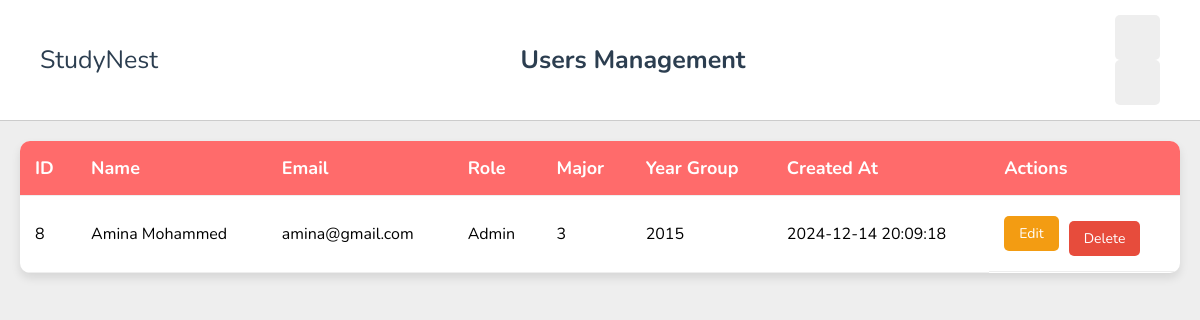
/manaUsers.php (signed in), run on the app's committed database.
### tables this page shows
CREATE TABLE `users` (
  `userId` int(11) NOT NULL,
  `firstName` varchar(50) DEFAULT NULL,
  `lastName` varchar(50) DEFAULT NULL,
  `email` varchar(100) DEFAULT NULL,
  `password` varchar(255) DEFAULT NULL,
  `roleId` int(11) NOT NULL,
  `majorId` int(11) DEFAULT NULL,
  `yearGroup` int(11) DEFAULT NULL,
  `created_at` timestamp NOT NULL DEFAULT current_timestamp(),
  `updated_at` timestamp NOT NULL DEFAULT current_timestamp() ON UPDATE current_timestamp()
);

### manaUsers.php (the view, shortened to what this page needs)
<?php
include './db/db_connect.php';
$stmt = $conn->prepare("SELECT userId, firstName, lastName, email, roleId, majorId, yearGroup, created_at FROM users ORDER BY created_at DESC");
$stmt->execute();
$result = $stmt->get_result();
$users = $result->fetch_all(MYSQLI_ASSOC);
?>
<!DOCTYPE html>
<html lang="en">
<head>
    <link rel="stylesheet" href="./css/style.css">
</head>
<body>
    <header class="header">
        <section class="flex">
            <a href="admin_dashboard.php" class="logo">StudyNest</a>
            <h1 style="font-size: 2.5rem; color: var(--black);">Users Management</h1>
            <div class="icons">
                <div id="menu-btn" class="fas fa-bars"></div>
                <div id="toggle-btn" class="fas fa-sun"></div>
            </div>
        </section>
    </header>
    <div class="container">
        <h1 style="font-size: 3rem; margin: 2rem; color: var(--black);">Manage Users</h1>
        <table class="users-table">
            <thead>
                <tr>
                    <th>ID</th>
                    <th>Name</th>
                    <th>Email</th>
                    <th>Role</th>
                    <th>Major</th>
                    <th>Year Group</th>
                    <th>Created At</th>
                    <th>Actions</th>
                </tr>
            </thead>
            <tbody>
                <?php foreach ($users as $user): ?>
                    <tr>
                        <td><?php echo htmlspecialchars($user['userId']); ?></td>
                        <td><?php echo htmlspecialchars($user['firstName'] . ' ' . $user['lastName']); ?></td>
                        <td><?php echo htmlspecialchars($user['email']); ?></td>
                        <td><?php echo $user['roleId'] == 2 ? 'Admin' : 'Student'; ?></td>
                        <td><?php echo htmlspecialchars($user['majorId']); ?></td>
                        <td><?php echo htmlspecialchars($user['yearGroup']); ?></td>
                        <td><?php echo htmlspecialchars($user['created_at']); ?></td>
                        <td class="action-buttons">
                            <a href="editUser.php?id=<?php echo $user['userId']; ?>" class="action-btn edit-btn">Edit</a>
                            <form method="POST" style="display: inline-flex;">
                                <button type="submit" name="delete" value="<?php echo $user['userId']; ?>"
                                        class="action-btn delete-btn"
                                        onclick="return confirm('Are you sure you want to delete this user?');">
                                    Delete
                                </button>
                            </form>
                        </td>
                    </tr>
                <?php endforeach; ?>
            </tbody>
        </table>
    </div>
</body>
</html>

### css/style.css (style rules this page uses)
:root { --main-color:#FF6B6B; --red:#e74c3c; --orange:#f39c12; --light-color:#888; --light-bg:#eee; --black:#2c3e50; --white:#fff; --border:.1rem solid rgba(0,0,0,.2); }
* { font-family: 'Nunito', sans-serif; margin:0; padding:0; box-sizing: border-box; outline: none; border:none; text-decoration: none; }
html { font-size: 62.5%; overflow-x: hidden; }
body { background-color: var(--light-bg); padding-left: 30rem; }
section { padding:2rem; margin: 0 auto; max-width: 1200px; }
.inline-btn, .inline-option-btn, .inline-delete-btn, .btn, .delete-btn, .option-btn { border-radius: .5rem; color:#fff; font-size: 1.8rem; cursor: pointer; text-transform: capitalize; padding:1rem 3rem; text-align: center; margin-top: 1rem; }
.btn, .delete-btn, .option-btn { display: block; width: 100%; }
.delete-btn, .inline-delete-btn { background-color: var(--red); }
.header { position: sticky; top:0; left:0; right: 0; background-color: var(--white); z-index: 1000; border-bottom: var(--border); }
.header .flex { display: flex; align-items: center; justify-content: space-between; position: relative; padding: 1.5rem 2rem; }
.header .flex .logo { font-size: 2.5rem; color: var(--black); }
.header .flex .icons div { font-size: 2rem; color:var(--black); background-color: var(--light-bg); border-radius: .5rem; height: 4.5rem; width: 4.5rem; line-height: 4.5rem; cursor: pointer; text-align: center; margin-left: .7rem; }
@media (max-width:1200px) { body { padding-left: 0; } }

### manaUsers.php (style rules this page uses)
body { padding-left: 0 !important; }
.header { position: fixed; top: 0; left: 0; right: 0; z-index: 1000; background-color: var(--white); border-bottom: var(--border); padding: 0 2rem; }
.container { margin-top: 8rem; padding: 0 2rem; }
.users-table { width: 100%; border-collapse: collapse; margin: 2rem 0; background: var(--white); border-radius: 1rem; overflow: hidden; box-shadow: 0 .5rem 1rem rgba(0,0,0,.1); }
.users-table th, .users-table td { padding: 1.5rem; text-align: left; border-bottom: 1px solid var(--light-bg); }
.users-table th { background: var(--main-color); color: var(--white); font-size: 1.8rem; }
.users-table td { font-size: 1.6rem; }
.action-buttons { display: flex; gap: 1rem; align-items: center; }
.action-btn { padding: .8rem 1.5rem; border-radius: .5rem; font-size: 1.4rem; cursor: pointer; text-decoration: none; display: inline-block; }
.edit-btn { background: var(--orange); color: var(--white); }
.delete-btn { background: var(--red); color: var(--white); border: none; }

### data on the page
users: userId "8", firstName+lastName "Amina Mohammed", email "amina@gmail.com", shows "Admin", majorId "3", yearGroup "2015", created_at "2024-12-14 20:09:18"
